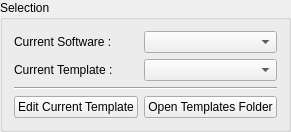
            <widget class="QGroupBox" name="Software_Templates_groupBox" >
             <property name="title" >
              <string>Selection</string>
             </property>
             <layout class="QGridLayout" name="Software_Templates_groupBox_gridLayout" >
              <item row="5" column="0" >
               <widget class="QPushButton" name="Edit_Current_Template_pushButton" >
                <property name="enabled" >
                 <bool>true</bool>
                </property>
                <property name="statusTip" >
                 <string>Edit Current Template PushButton : Edits The Current Template In Default Text Editor.</string>
                </property>
                <property name="text" >
                 <string>Edit Current Template</string>
                </property>
               </widget>
              </item>
              <item row="5" column="1" >
               <widget class="QPushButton" name="Open_Templates_Folder_pushButton" >
                <property name="enabled" >
                 <bool>true</bool>
                </property>
                <property name="statusTip" >
                 <string>Open Templates Folder PushButton : Opens Folder Containing The Templates.</string>
                </property>
                <property name="text" >
                 <string>Open Templates Folder</string>
                </property>
               </widget>
              </item>
              <item row="3" column="0" >
               <widget class="QLabel" name="Template_label" >
                <property name="text" >
                 <string>Current Template :</string>
                </property>
               </widget>
              </item>
              <item row="3" column="1" >
               <widget class="QComboBox" name="Template_comboBox" >
                <property name="statusTip" >
                 <string>Template ComboBox : Template For The Loader Script.</string>
                </property>
                <property name="sizeAdjustPolicy" >
                 <enum>QComboBox::AdjustToContentsOnFirstShow</enum>
                </property>
               </widget>
              </item>
              <item row="2" column="0" >
               <widget class="QLabel" name="Software_label" >
                <property name="text" >
                 <string>Current Software :</string>
                </property>
               </widget>
              </item>
              <item row="2" column="1" >
               <widget class="QComboBox" name="Software_comboBox" >
                <property name="statusTip" >
                 <string>Software ComboBox : Target Application For The Loader Script.</string>
                </property>
                <property name="sizeAdjustPolicy" >
                 <enum>QComboBox::AdjustToContentsOnFirstShow</enum>
                </property>
               </widget>
              </item>
              <item row="4" column="0" colspan="2" >
               <widget class="Line" name="Templates_line" >
                <property name="orientation" >
                 <enum>Qt::Horizontal</enum>
                </property>
               </widget>
              </item>
             </layout>
            </widget>
